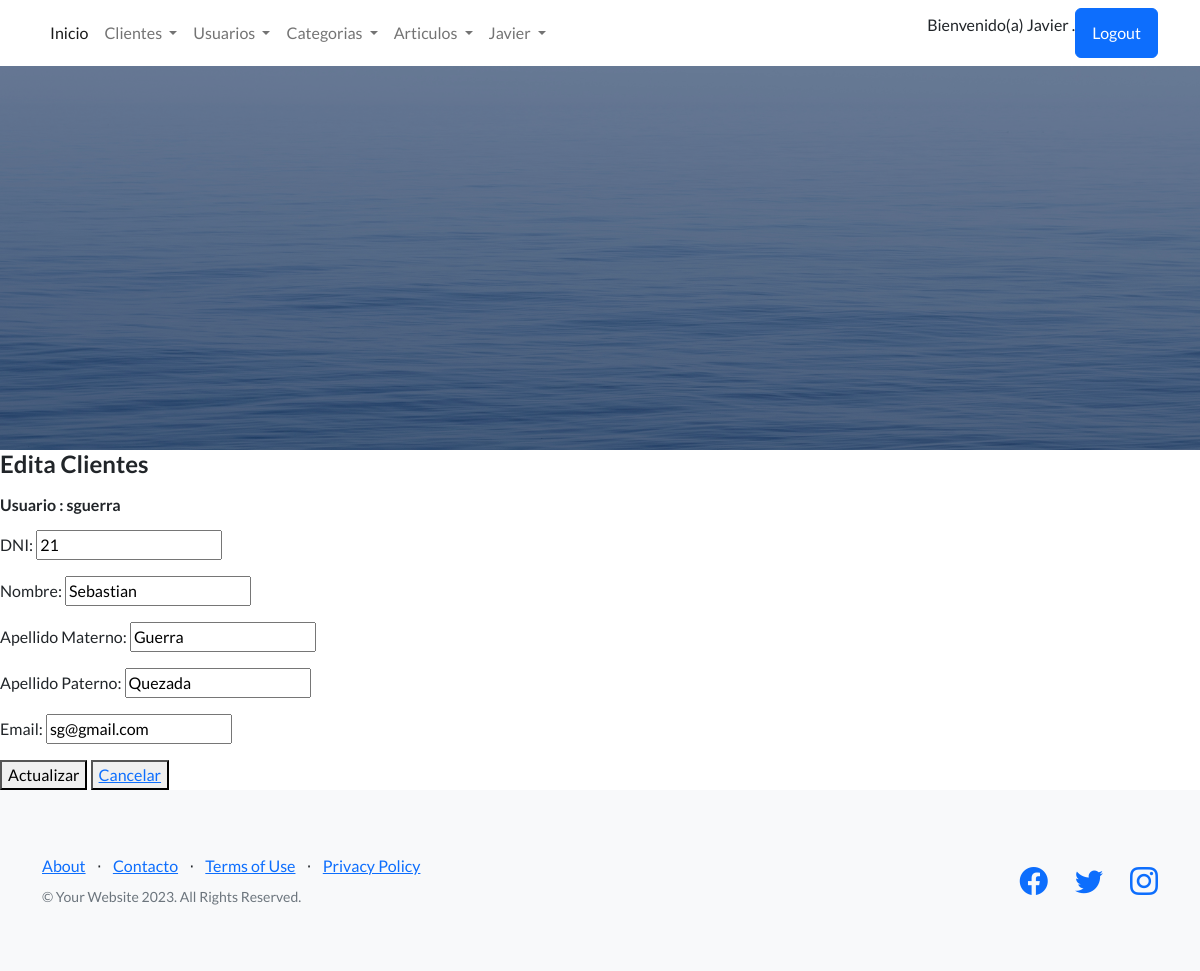
The page /app-coder/EditarClientes/18/ (signed in) on the database its author committed.
### AppCoder/models.py (models this page shows, shortened)
class Clientes(models.Model):
    dni = models.CharField(max_length=9,null=False,blank=False)
    nombre = models.CharField(max_length=40,null=False,blank=False)
    apellidoPaterno = models.CharField(max_length=40)
    apellidoMaterno = models.CharField(max_length=40)
    email = models.EmailField()
    user = models.OneToOneField(User, on_delete=models.CASCADE)

### AppCoder/views.py (the view)
# urls.py: path('EditarClientes/<int:id>/', ClienteUpdate, name="EditarClientes"),
@login_required
def ClienteUpdate(req, id):
    groups_required = ['GrupoUsuarios']
    grupos_usuario = req.user.groups.all().values('name')
    print (grupos_usuario)
    for grupo in grupos_usuario:
        print({grupo.values()})
        if grupo['name'] in groups_required:
            pass
        else:
            return render(req, "inicio.html", {"mensaje": "no tiene permisos para esta opcion!"})
    cliente = Clientes.objects.get(id=id)
    print(f'{cliente.user}')
    if req.method == 'POST':
        miFormulario = FormularioClientes(req.POST)
        if miFormulario.is_valid():
            data = miFormulario.cleaned_data
            cliente.dni = data["dni"]
            cliente.nombre = data["nombre"].capitalize()
            cliente.apellidoPaterno = data["apellidoPaterno"].capitalize()
            cliente.apellidoMaterno = data["apellidoMaterno"].capitalize()
            cliente.email = data["email"]
            cliente.save()
            usuario = User.objects.get(username = cliente.user)
            usuario.first_name = data["nombre"]
            usuario.last_name = data["apellidoPaterno"]
            usuario.email = data["email"]
            usuario.save()
            datos = Clientes.objects.all()
            return render(req, "clientes_list.html", {"lista_clientes": datos})
    else:
        miFormulario = FormularioClientes({
            "dni": cliente.dni,
            "nombre": cliente.nombre.capitalize(),
            "apellidoPaterno": cliente.apellidoPaterno.capitalize(),
            "apellidoMaterno": cliente.apellidoMaterno.capitalize(),
            "email": cliente.email
            })
        return render(req, "cliente_update.html", {"miFormulario": miFormulario, "cliente": cliente})

### AppCoder/forms.py
class FormularioClientes(forms.ModelForm):
    class Meta:
        model=Clientes
        fields = ("dni", "nombre", "apellidoPaterno", "apellidoMaterno", "email")
        labels = {"dni": "DNI",
                  "nombre":"Nombre",
                  "apellidoPaterno": "Apellido Materno",
                  "apellidoMaterno": "Apellido Paterno",
                  "email": "Email"
                  }

### AppCoder/templates/cliente_update.html (shortened to what this page needs)
{% extends 'inicio.html' %}
{% block contenidoQuecambia %}
    <form action="{% url 'EditarClientes' cliente.id %}" method="post">{% csrf_token %}
        <h4>Edita Clientes</h4>
        <h6>Usuario : {{cliente.user}}</h6>
        {{miFormulario.as_p}}
        <button type="submit"> Actualizar </button>
        <button ><a href="{% url 'ListarClientes' %}"> Cancelar </a></button>
    </form>
{% endblock contenidoQuecambia %}

### AppCoder/templates/barra.html (shortened to what this page needs)
        <nav class="navbar navbar-expand-lg bg-body-tertiary static-top">
            <div class="container">
              <div class="collapse navbar-collapse" id="navbarSupportedContent">
                <ul class="navbar-nav me-auto mb-2 mb-lg-0">
                  <li class="nav-item">
                    <a class="nav-link active" aria-current="page" href="{% url 'Inicio' %}">Inicio</a>
                  </li>
                  <li class="nav-item dropdown">
                    <a class="nav-link dropdown-toggle" href="#" role="button" data-bs-toggle="dropdown" aria-expanded="false">
                      Clientes
                    </a>
                  </li>
                  <li class="nav-item dropdown">
                    <a class="nav-link dropdown-toggle" href="#" role="button" data-bs-toggle="dropdown" aria-expanded="false">
                      Usuarios
                    </a>
                  </li>
                  <li class="nav-item dropdown">
                    <a class="nav-link dropdown-toggle" href="#" role="button" data-bs-toggle="dropdown" aria-expanded="false">
                      Categorias
                    </a>
                  </li>
                  <li class="nav-item dropdown">
                    <a class="nav-link dropdown-toggle" href="#" role="button" data-bs-toggle="dropdown" aria-expanded="false">
                      Articulos
                    </a>
                  </li>
                  {% if user.is_authenticated %}
                  <li class="nav-item dropdown">
                    <a class="nav-link dropdown-toggle" href="#" role="button" data-bs-toggle="dropdown" aria-expanded="false">
                      {{user.first_name}}
                    </a>
                  </li>
                  {% endif %}
                </ul>
                {% if user.is_authenticated %}
                  <p>Bienvenido(a)
                     {{user.first_name}}  .</p>
                  <a class="btn btn-primary" href="{% url 'Logout' %}">Logout</a>
                {% else %}
                  <a class="btn btn-primary" href="{% url 'Login' %}">Login</a>
                {% endif %}
              </div>
            </div>
          </nav>

### rows shown on the page
Clientes: user "sguerra", dni "21", nombre "Sebastian", apellidoPaterno "Guerra", apellidoMaterno "Quezada", email "sg@gmail.com"

### other values the page prints
{{ user.first_name }} "Javier"
